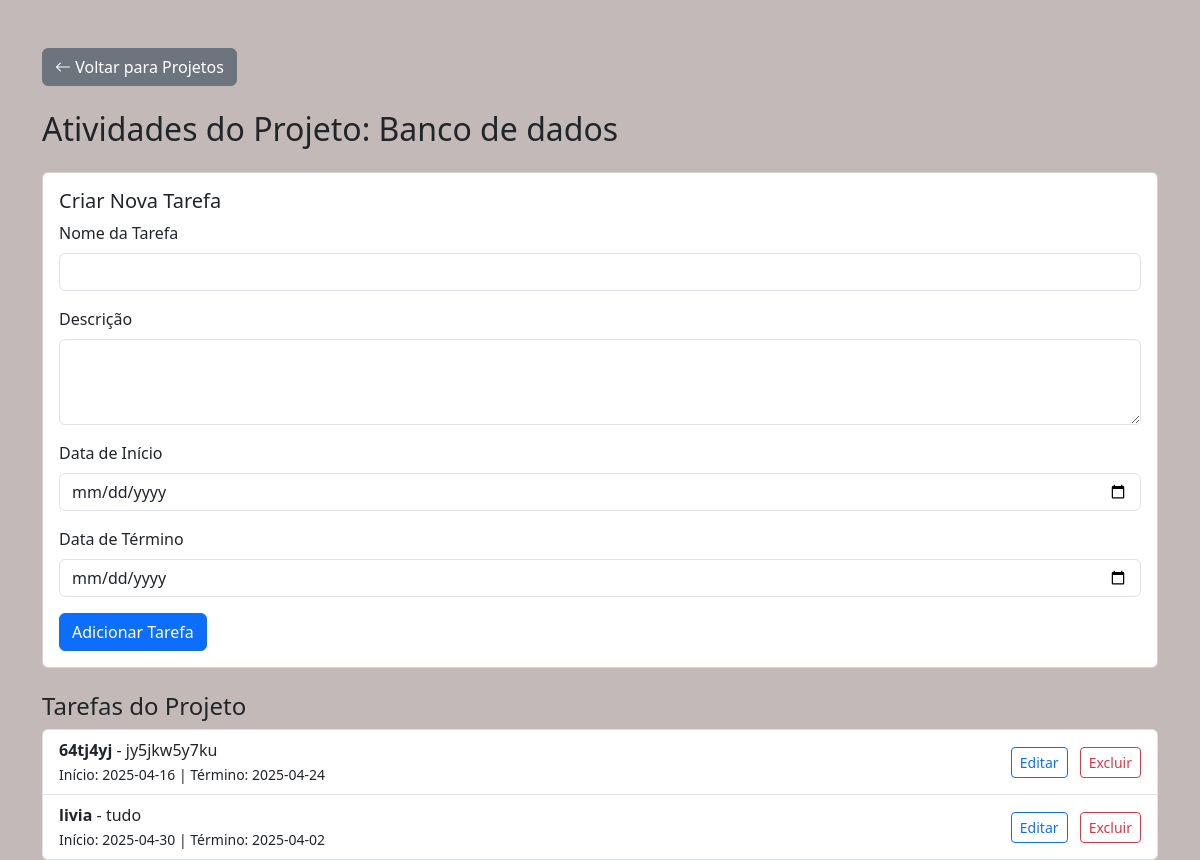
Before: /projeto/16/tarefas with the older database file.
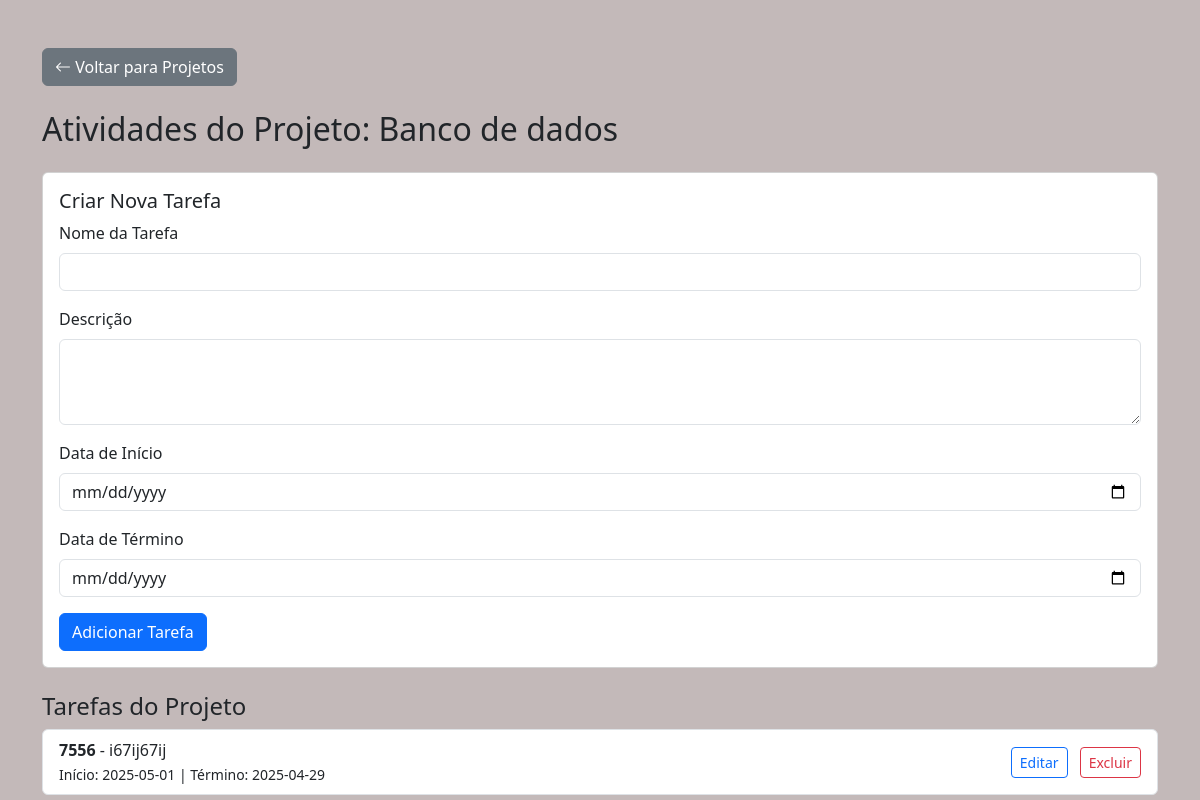
After: the same page with the newer database file.
### tables this page shows
CREATE TABLE projetos (
            id INTEGER PRIMARY KEY AUTOINCREMENT,
            nome TEXT NOT NULL,
            descricao TEXT
        , data_inicio DATE, data_fim DATE, responsavel TEXT, equipe TEXT);

CREATE TABLE tarefas (
            id INTEGER PRIMARY KEY AUTOINCREMENT,
            projeto_id INTEGER NOT NULL,
            nome TEXT NOT NULL,
            descricao TEXT,
            data_inicio DATE,
            data_fim DATE,
            FOREIGN KEY (projeto_id) REFERENCES projetos(id)
        );

### routes/tarefa_route.py (the view)
@tarefa_route.route('/projeto/<int:projeto_id>/tarefas')
def tarefas_do_projeto(projeto_id):
    projeto = buscar_projeto_por_id(projeto_id)
    tarefas = buscar_tarefas_por_projeto(projeto_id)
    return render_template('tarefas.html', projeto=projeto, tarefas=tarefas)

### db.py (called while the page is built)
def buscar_projeto_por_id(id):
    conn = sqlite3.connect('banco.db')
    conn.row_factory = sqlite3.Row
    cursor = conn.cursor()
    cursor.execute('SELECT id, nome, descricao, data_inicio, data_fim, responsavel, equipe FROM projetos WHERE id = ?', (id,))
    projeto = cursor.fetchone()
    conn.close()
    return projeto

def buscar_tarefas_por_projeto(projeto_id):
    conn = sqlite3.connect('banco.db')
    conn.row_factory = sqlite3.Row
    cursor = conn.cursor()
    cursor.execute('''SELECT id, nome, descricao, data_inicio, data_fim FROM tarefas WHERE projeto_id = ?''', (projeto_id,))
    tarefas = cursor.fetchall()
    conn.close()
    return tarefas

### templates/tarefas.html (shortened to what this page needs)
<!DOCTYPE html>
<html lang="pt-br">
<head>
    <link href="https://cdn.jsdelivr.net/npm/bootstrap@5.3.2/dist/css/bootstrap.min.css" rel="stylesheet">
    <link href="https://cdn.jsdelivr.net/npm/bootstrap-icons@1.10.5/font/bootstrap-icons.css" rel="stylesheet">
</head>
<body style="background-color: rgba(195, 185, 185, 0.991);">
<div class="container mt-5">
    <a href="{{ url_for('projeto_route.listar_projetos') }}" class="btn btn-secondary mb-4">
        <i class="bi bi-arrow-left"></i> Voltar para Projetos
    </a>
    <h2 class="mb-4">Atividades do Projeto: {{ projeto['nome'] }}</h2>
<div class="card mb-4">
    <div class="card-body">
        <h5 class="card-title">
            {% if tarefa %}
                Editar Tarefa
            {% else %}
                Criar Nova Tarefa
            {% endif %}
        </h5>
        <form method="POST" action="{% if tarefa %}{{ url_for('tarefa_route.atualizar_tarefa', id=tarefa['id']) }}{% else %}{{ url_for('tarefa_route.salvar_tarefa_route', projeto_id=projeto['id']) }}{% endif %}">
            <div class="mb-3">
                <label for="nome" class="form-label">Nome da Tarefa</label>
                <input type="text" class="form-control" id="nome" name="nome" required value="{{ tarefa['nome'] if tarefa else '' }}">
            </div>
            <div class="mb-3">
                <label for="descricao" class="form-label">Descrição</label>
                <textarea class="form-control" id="descricao" name="descricao" rows="3">{{ tarefa['descricao'] if tarefa else '' }}</textarea>
            </div>
            <div class="mb-3">
                <label for="data_inicio" class="form-label">Data de Início</label>
                <input type="date" class="form-control" id="data_inicio" name="data_inicio" required value="{{ tarefa['data_inicio'] if tarefa else '' }}">
            </div>
            <div class="mb-3">
                <label for="data_fim" class="form-label">Data de Término</label>
                <input type="date" class="form-control" id="data_fim" name="data_fim" required value="{{ tarefa['data_fim'] if tarefa else '' }}">
            </div>
            <button type="submit" class="btn btn-primary">
                {% if tarefa %}Salvar Alterações{% else %}Adicionar Tarefa{% endif %}
            </button>
        </form>
    </div>
</div>
    <h4>Tarefas do Projeto</h4>
    <ul class="list-group">
        {% for tarefa in tarefas %}
            <li class="list-group-item d-flex justify-content-between align-items-center">
                <div>
                    <strong>{{ tarefa['nome'] }}</strong> - {{ tarefa['descricao'] }} <br>
                    <small>Início: {{ tarefa['data_inicio'] }} | Término: {{ tarefa['data_fim'] }}</small>
                </div>
                <div>
                    <a  href="{{ url_for('tarefa_route.editar_tarefa', id=tarefa['id']) }}" class="btn btn-outline-primary btn-sm ms-2">Editar</a>
                    <form  action="{{ url_for('tarefa_route.excluir_tarefa_route', id=tarefa['id']) }}" method="POST" class="d-inline ms-2" onsubmit="return confirm('Tem certeza que deseja excluir esta tarefa?')">
                        <button type="submit" class="btn btn-outline-danger btn-sm">Excluir</button>
                    </form>
                </div>
            </li>
        {% endfor %}
    </ul>
</div>
</body>
</html>

Changed rows visible on the page:
removed tarefas: nome "64tj4yj", descricao "jy5jkw5y7ku", data_inicio "2025-04-16", data_fim "2025-04-24"
removed tarefas: nome "livia", descricao "tudo", data_inicio "2025-04-30", data_fim "2025-04-02"
added tarefas: nome "7556", descricao "i67ij67ij", data_inicio "2025-05-01", data_fim "2025-04-29"
